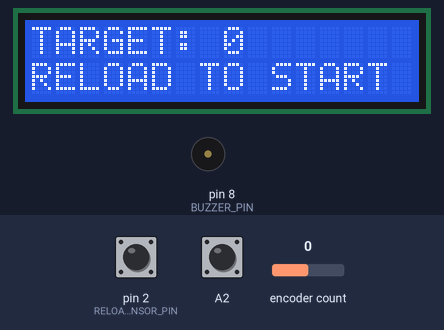
Bench run of a sketch on a simulated Arduino Uno, built with avr-gcc and run on an emulated ATmega328P. On the bench: 16×2 character LCD, buzzer (waves = sounding). The inputs (shaded band) are chosen by the test bench; at power-on: pin 2 (RELOAD_SENSOR_PIN) HIGH, A2 HIGH, encoder count 0. EEPROM starts erased; what the sketch prints to the serial monitor is not drawn.

Above: at 3.7 s.
3.8 s: pin 2 (RELOAD_SENSOR_PIN) driven LOW
At 4.7 s:
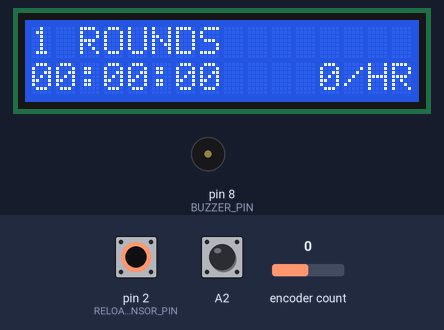
5.3 s: A2 pulled LOW for 0.15 s
At 6.8 s:
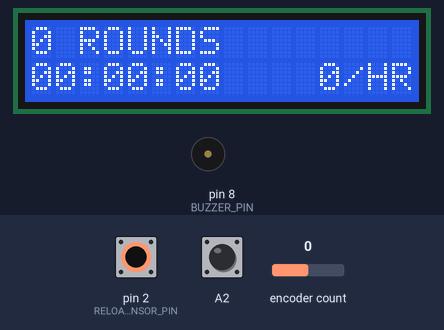
7.5 s: A2 pulled LOW for 3.2 s
At 9.3 s:
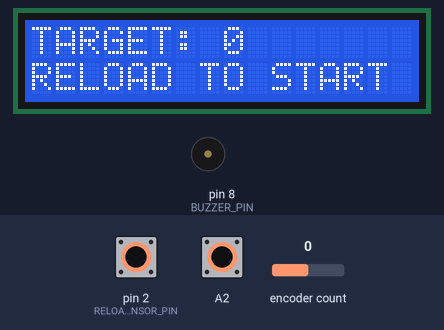
12.2 s: A2 pulled LOW for 1 s
At 14.3 s:
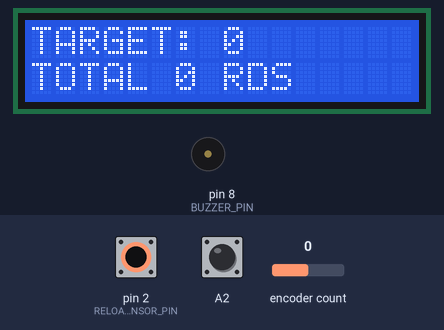
15.3 s: encoder count set to 1
At 16.5 s:
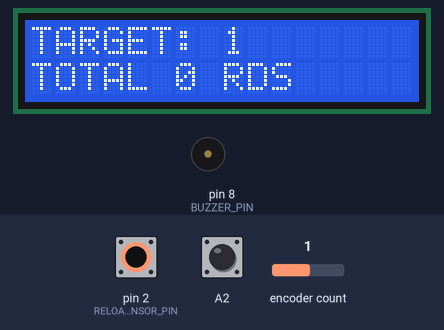
16.8 s: pin 2 (RELOAD_SENSOR_PIN) pulsed HIGH 2 times (0.12 s each, 0.3 s apart)
At 17.98 s:
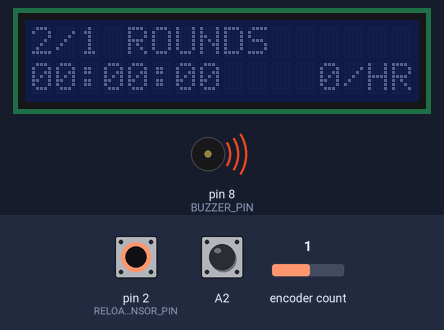
Timing chart, 0 to 19.8 s (numbered marks = the images above; inputs shaded):
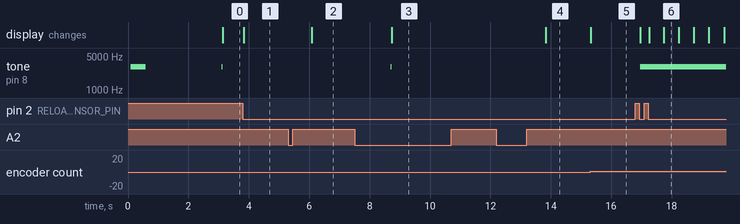

Measured:
- after the input at 3.8 s, the display: changes at once (image 1)
- after the input at 5.3 s, the display: changes after 0.78 s (image 2)
- after the input at 7.5 s, tone on pin 8 (BUZZER_PIN): silent → 3000 Hz after 1.2 s, → silent 0.03 s later; the display: changes after 1.2 s (image 3)
- after the input at 12.2 s, the display: changes after 1.6 s (image 4)
- after the input at 15.3 s, the display: changes at once (image 5)
- after the input at 16.8 s, tone on pin 8 (BUZZER_PIN): silent → 3000 Hz after 0.16 s; the display: first changes after 0.16 s (image 6 shows a later state)
- what the display in image 6 shows lasts 0.5 s, from 17.7 s to 18.2 s

The sketch:

RoundCounter.ino
```cpp
#include <SPI.h>
// Install the Bounce2 library
#include <Bounce2.h>
#include <Wire.h>
// Install the LiquidCrystal_I2C library https://github.com/johnrickman/LiquidCrystal_I2C
#include <LiquidCrystal_I2C.h>
// For rotary encoder with button
// Install from https://github.com/0xPIT/encoder
#include <ClickEncoder.h>
// Install TimerOne library
#include <TimerOne.h>
// To read/write to EEPROM
#include <EEPROM.h>

#define VERSION "1.1.0"

// Connects to Reed switch or Hall sensor
#define RELOAD_SENSOR_PIN 2
// A1 and A0 for the rotary encoder and A2 for the push button connection
#define CLICK_ENCODER_PINS A1, A0, A2
// Buzzer
#define BUZZER_PIN 8

// LCD wiring:
// - VCC: 5V
// - GND: GND
// - SDA: A4
// - SCL: A5
LiquidCrystal_I2C _lcd(0x3F, 16, 2); // set the LCD address to 0x3F for a 16 chars and 2 line display

// LCD backlight on duration
const unsigned long LcdOnDurationMillis = 10000;
const unsigned long LcdFlashDurationMillis = 500;
// Maximum supported count (due to LCD size)
const unsigned long MaxCount = 9999;
// Maximum supported total count (accumulated over time)
const unsigned long MaxTotalCount = 999999;
// The EEPROM address to store total count
const unsigned long TotalCountRomAddress = 1;
// Indicator if EEPROM has been initialized
const unsigned long InitFlagRomAddress = 0;
const unsigned int BuzzerFrequency = 3000;
// Boot finished time
unsigned long _bootingEndMillis = 0;
// LCD backlight on/off time
unsigned long _lcdLastSetMillis = 0;

// State of the system
enum State {
    booting,
    idle,
    reloading,
    paused
};

State _state;

// Reader for the reload sensor
Bounce _reloadSensor = Bounce();

// Click encoder - the main input control
ClickEncoder *_encoder;

// state variables
long _count = 0;
long _target = 0;
unsigned long _durationMillis = 0;
unsigned long _lastReloadMillis = 0;
bool _isTargetReached = false;
bool _isBacklightOn = false;
bool _showTotalCount = false;

void setup() {
    Serial.begin(115200);
    setState(booting);

    _lcd.init();
    msg("Made by Ken", "Version " VERSION); // Print a message to the LCD.
    tone(BUZZER_PIN, BuzzerFrequency, 500);

    setupEncoder();

    _reloadSensor.attach(RELOAD_SENSOR_PIN, INPUT_PULLUP);
    _reloadSensor.interval(5);

    pinMode(BUZZER_PIN, OUTPUT);

    if (EEPROM.read(InitFlagRomAddress) != 'X') {
        Serial.println("Init EEPROM");
        writeTotalCount(0);
        EEPROM.write(InitFlagRomAddress, 'X');
    }

    _bootingEndMillis = millis() + 3000;
}

void loop() {
    processLcdBacklight();

    // Run states
    switch (_state) {
        case booting:
            bootingState();
            break;
        case idle:
            idleState();
            break;
        case reloading:
            reloadingState();
            break;
        case paused:
            pausedState();
            break;
    }
}

void processLcdBacklight() {
    // Process LCD flashing and backlight delayed off
    if (_isTargetReached && _lcdLastSetMillis != 0 && millis() - _lcdLastSetMillis >= LcdFlashDurationMillis) {
        _isBacklightOn = !_isBacklightOn;
        _lcd.setBacklight(_isBacklightOn);
        _lcdLastSetMillis = millis();
    } else if (_lcdLastSetMillis != 0 && millis() - _lcdLastSetMillis >= LcdOnDurationMillis && _state != reloading && _state != paused) {
        _lcd.noBacklight();
        _isBacklightOn = false;
        _lcdLastSetMillis = 0;
    }
}

void bootingState() {
    ClickEncoder::Button encoderButton = _encoder->getButton();
    if (encoderButton == ClickEncoder::Held && readTotalCount() != 0) {
        writeTotalCount(0);
        msg("TOTAL ROUNDS", "CLEARED");
    }
    if (millis() >= _bootingEndMillis) {
        enterIdleState();
    }
}

void idleState() {
    setIsTargetReached(false);
    long newTarget = _target + _encoder->getValue();
    if (newTarget < 0) {
        newTarget = 0;
    }
    if (newTarget > MaxCount) {
        newTarget = MaxCount;
    }
    if (newTarget != _target) {
        _target = newTarget;
        updateIdleLcd();
    }
    ClickEncoder::Button encoderButton = _encoder->getButton();
    switch (encoderButton) {
        case ClickEncoder::Clicked:
            _showTotalCount = !_showTotalCount;
            updateIdleLcd();
            break;
    }
    if (isReloadSensorTriggered()) {
        setState(reloading);
        _count = 1;
        _durationMillis = 0;
        _lastReloadMillis = millis();
        updateReloadingOrPausedLcd();
        return;
    }
    // TODO: reboot when millis() is halfway to overflow
}

void enterIdleState() {
    tone(BUZZER_PIN, BuzzerFrequency, 100);
    setState(idle);
    updateIdleLcd();
}

void reloadingState() {
    setIsTargetReached(_count >= _target && _target != 0);
    if (isReloadSensorTriggered()) {
        ++_count;
        if (_count > MaxCount) {
            _count = MaxCount;
        }
        if (_lastReloadMillis != 0) {
            _durationMillis += millis() - _lastReloadMillis;
        }
        _lastReloadMillis = millis();
        updateReloadingOrPausedLcd();
    }
    ClickEncoder::Button encoderButton = _encoder->getButton();
    switch (encoderButton) {
        case ClickEncoder::Clicked:
            // Click once to reduce one round, frequently used when the brass is not good
            --_count;
            if (_count < 0) {
                _count = 0;
            } else {
                writeTotalCount(readTotalCount() - 1);
            }
            updateReloadingOrPausedLcd();
            break;
        case ClickEncoder::DoubleClicked:
            setState(paused);
            updateReloadingOrPausedLcd();
            break;
        case ClickEncoder::Held:
            enterIdleState();
            break;
    }
}

void pausedState() {
    setIsTargetReached(false);
    int newCount = _count + _encoder->getValue();
    if (newCount < 0) {
        newCount = 0;
    }
    if (newCount > MaxCount) {
        newCount = MaxCount;
    }
    if (newCount != _count) {
        _count = newCount;
        updateReloadingOrPausedLcd();
    }
    ClickEncoder::Button encoderButton = _encoder->getButton();
    switch (encoderButton) {
        case ClickEncoder::Clicked:
            setState(reloading);
            // clear last reload timestamp so it won't start counting time until one reload op
            _lastReloadMillis = 0;
            updateReloadingOrPausedLcd();
            break;
        case ClickEncoder::Held:
            enterIdleState();
            break;
    }
}

void timerIsr() {
    // Run the encoder service. It needs to be run in the timer
    _encoder->service();
}

void setIsTargetReached(bool isTargetReached) {
    _isTargetReached = isTargetReached;
    if (isTargetReached) {
        tone(BUZZER_PIN, BuzzerFrequency);
    } else {
        noTone(BUZZER_PIN);
    }
}

void updateIdleLcd() {
    char line1[17];
    sprintf(line1, "TARGET: %ld", _target);
    char line2[17];
    if (_showTotalCount) {
        sprintf(line2, "TOTAL %ld RDS", readTotalCount());
    } else {
        sprintf(line2, "RELOAD TO START");
    }
    msg(line1, line2);
}

void updateReloadingOrPausedLcd() {
    unsigned long totalSeconds = _durationMillis / 1000;
    unsigned int hours = totalSeconds / 60 / 60;
    unsigned int minutes = totalSeconds / 60 % 60;
    unsigned int seconds = totalSeconds % 60;

    int roundsPerHour = totalSeconds == 0 ? 0 : _count * 3600 / totalSeconds;

    if (roundsPerHour > MaxCount) {
        roundsPerHour = MaxCount;
    }

    char line2[17];
    sprintf(line2, "%02u:%02u:%02u %4d/HR", hours, minutes, seconds, roundsPerHour);

    char line1[17];
    if (_target <= 0) {
        sprintf(line1, _state == reloading ? "%ld ROUNDS" : "%ld PAUSED", _count);
    } else {
        sprintf(line1, _state == reloading ? "%ld/%ld ROUNDS" : "%ld/%ld PAUSED", _count, _target);
    }
    msg(line1, line2);
}

int isReloadSensorTriggered() {
    _reloadSensor.update();
    int reloadSensorValue = _reloadSensor.fell();
    if (reloadSensorValue) {
        Serial.print("Reload sensor: ");
        Serial.println(reloadSensorValue);

        // Write EEPROM for total count
        writeTotalCount(readTotalCount() + 1);
    }
    return reloadSensorValue;
}

void setupEncoder() {
    _encoder = new ClickEncoder(CLICK_ENCODER_PINS);
    Timer1.initialize(1000);
    Timer1.attachInterrupt(timerIsr);
}

void setState(State newState) {
    Serial.print("State=");
    switch(newState) {
        case booting:
            Serial.println("booting");
            break;
        case idle:
            Serial.println("idle");
            break;
        case reloading:
            Serial.println("reloading");
            break;
        case paused:
            Serial.println("paused");
            break;
    }
    _state = newState;
}

unsigned long readTotalCount() {
    unsigned long totalCount;
    EEPROM.get(TotalCountRomAddress, totalCount);
    return totalCount;
}

void writeTotalCount(unsigned long totalCount) {
    Serial.print("Total count to EEPROM: ");
    Serial.println(totalCount);
    EEPROM.put(TotalCountRomAddress, totalCount);
}

void lcdlight() {
    _lcd.backlight();
    _isBacklightOn = true;
    _lcdLastSetMillis = millis();
}

void msg(const char line1[], const char line2[]) {
    Serial.print('[');
    Serial.print(line1);
    Serial.println(']');
    Serial.print('[');
    Serial.print(line2);
    Serial.println(']');
    _lcd.clear();
    lcdlight();
    _lcd.print(line1);
    _lcd.setCursor(0,1); //newline
    _lcd.print(line2);
}
```
